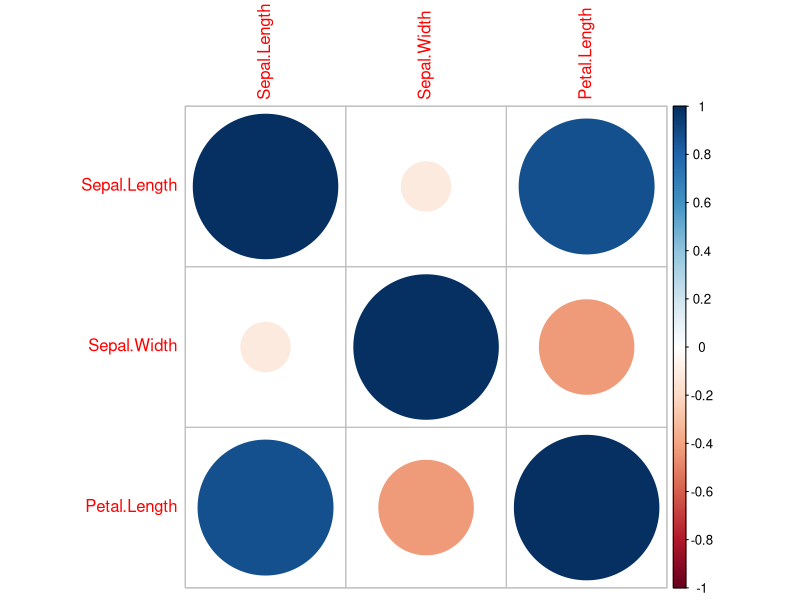
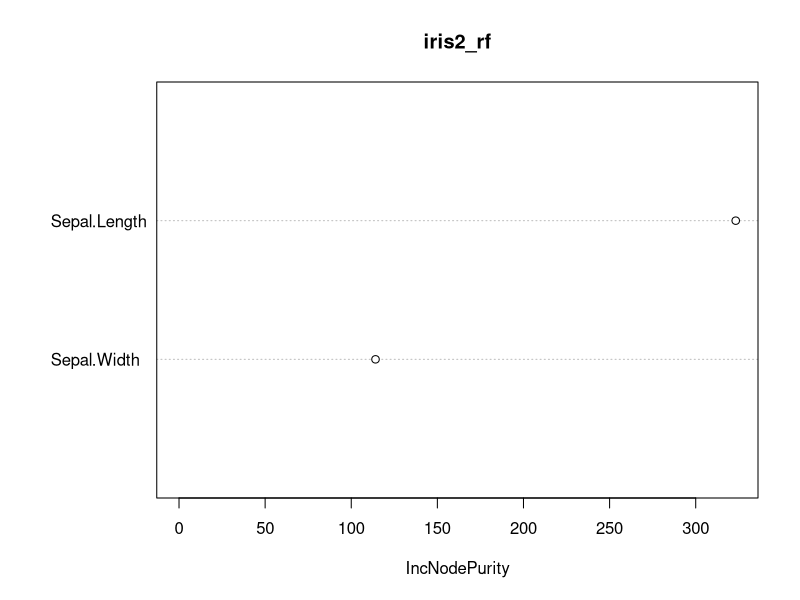
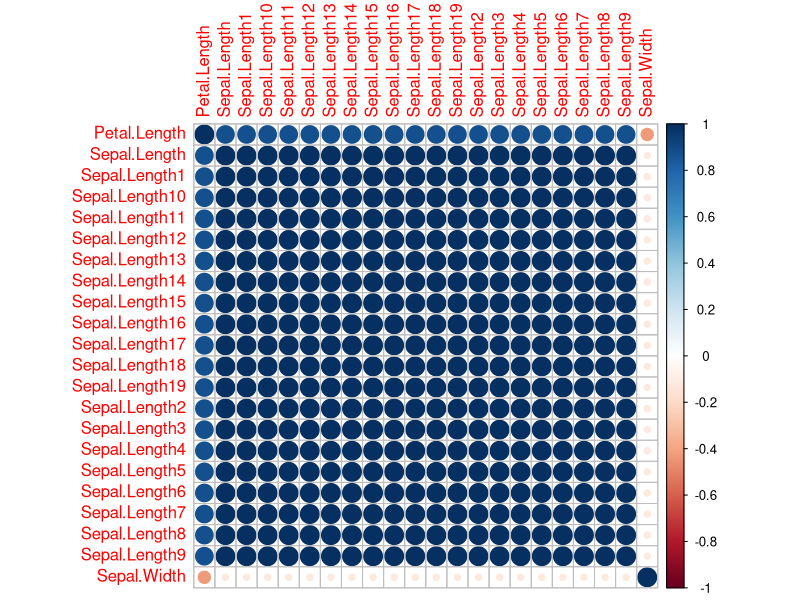
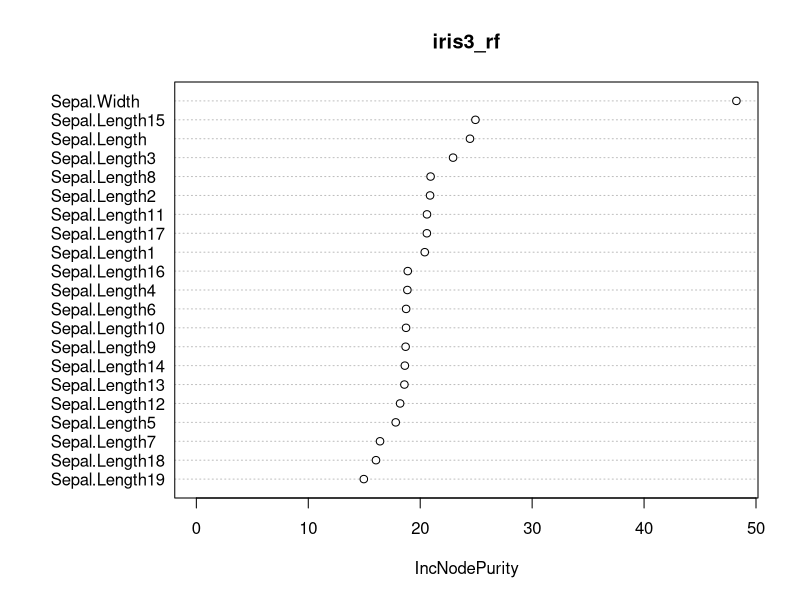
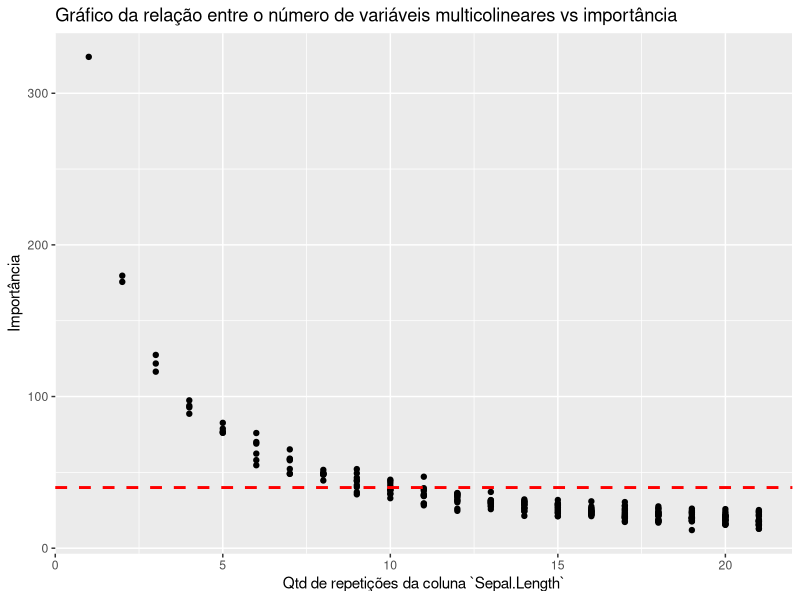

Recreate these plots in R, in order.
## ---- chunk 1
knitr::opts_chunk$set(collapse = TRUE, cache = FALSE)
## ---- chunk 2
library(tidyverse)

iris2 <- iris %>% select(Sepal.Length, Sepal.Width, Petal.Length)
iris2 %>% cor %>% corrplot::corrplot()
## ---- chunk 3
library(randomForest)
iris2_rf <- randomForest(Petal.Length ~ ., data = iris2)
varImpPlot(iris2_rf)
## ---- chunk 4
iris3 <- accumulate(1:20, ~{
  .x[[paste0("Sepal.Length", .y)]] <-  iris2$Sepal.Length
  .x
}, .init = iris2)

iris3[[20]] %>% cor %>% corrplot::corrplot(order = "alphabet")
## ---- chunk 5
iris3_rf <- randomForest(Petal.Length ~ ., data = iris3[[20]])
varImpPlot(iris3_rf)
## ---- chunk 6
# ajusta random forest para bases com 1 a 20 repetições de `Sepal.Length`
rfs <- map(iris3, ~ randomForest(Petal.Length ~ ., data = .x) %>% importance)

# extrai as importâncias das repetições de `Sepal.Length`
importancia <- map_dfr(rfs, ~{
  .x %>% 
    as.data.frame() %>% 
    tibble::rownames_to_column() %>% 
    dplyr::filter(stringr::str_detect(rowname, "^Sepal.Length"))
}, .id = "n_repeticoes") %>%
  mutate(n_repeticoes = as.numeric(n_repeticoes))

# Gráfico do número de variáveis multicolineares vs importância
importancia %>%
  ggplot(aes(x = n_repeticoes, y = IncNodePurity)) +
  geom_point() +
  geom_hline(yintercept = 40, size = 1, linetype = "dashed", colour = "red") +
  labs(x = "Qtd de repetições da coluna `Sepal.Length`", y = "Importância", title = "Gráfico da relação entre o número de variáveis multicolineares vs importância")
